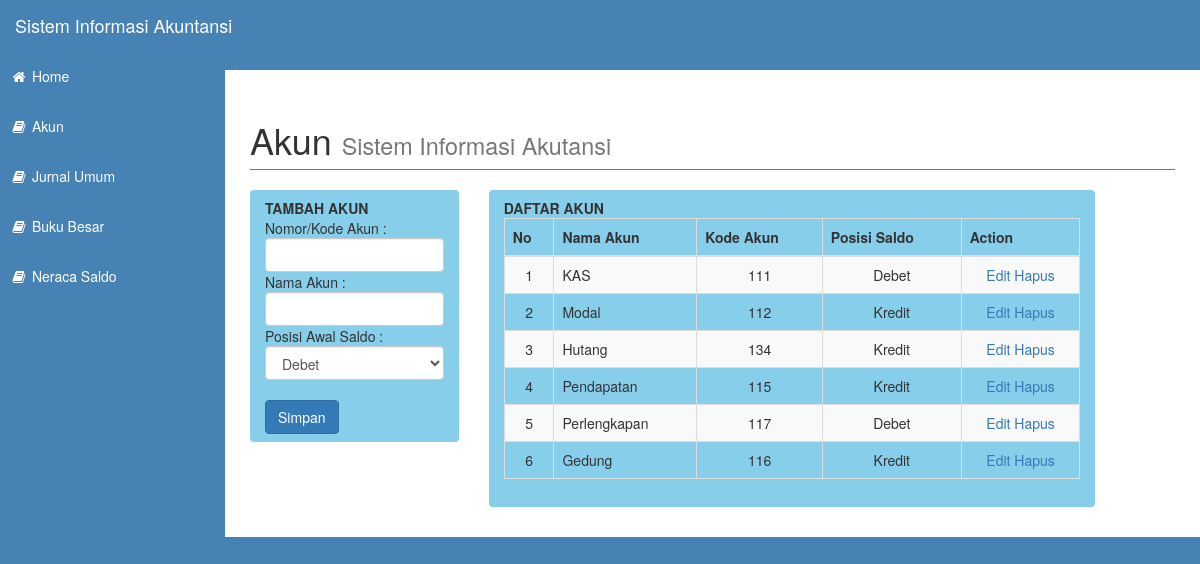
The page /akun.php on the database its author committed.
### tables this page shows
CREATE TABLE IF NOT EXISTS `tb_akun` (
  `id` int(11) NOT NULL AUTO_INCREMENT,
  `nama_akun` varchar(50) NOT NULL,
  `kategori` varchar(2) NOT NULL,
  `kode` varchar(5) NOT NULL,
  PRIMARY KEY (`id`)
);

### lib/config.php (called while the page is built, shortened)
<?php
	require_once("class/class.config.php");
	$config	=	new config();
?>

### lib/class/class.config.php (called while the page is built, shortened)
<?php
class config{
	public function koneksi(){
		return mysqli_connect("localhost","root","","sia");
	}
}
?>

### akun.php (the view, shortened to what this page needs)
<?php
    include "lib/config.php";
?>
<!DOCTYPE html>
<html lang="en">
<head>
    <link href="css/bootstrap.min.css" rel="stylesheet">
    <link href="css/sb-admin.css" rel="stylesheet">
    <link href="css/plugins/morris.css" rel="stylesheet">
    <link href="font-awesome/css/font-awesome.min.css" rel="stylesheet" type="text/css">
</head>
<body>
    <div id="wrapper">
        <nav class="navbar navbar-inverse navbar-fixed-top" role="navigation">
            <div class="navbar-header">
                <a class="navbar-brand" href="index.php">Sistem Informasi Akuntansi</a>
            </div>
            <div class="collapse navbar-collapse navbar-ex1-collapse">
                <ul class="nav navbar-nav side-nav">
                    <li>
                        <a href="index.php"><i class="fa fa-fw fa-home"></i> Home</a>
                    </li>
                    <li>
                        <a href="akun.php"><i class="fa fa-fw fa-book"></i> Akun</a>
                    </li>
                    <li>
                        <a href="jurnalumum.php"><i class="fa fa-fw fa-book"></i> Jurnal Umum</a>
                    </li>
                    <li>
                        <a href="bukubesar.php"><i class="fa fa-fw fa-book"></i> Buku Besar</a>
                    </li>
                    <li>
                        <a href="neracasaldo.php"><i class="fa fa-fw fa-book"></i> Neraca Saldo</a>
                    </li>
                </ul>
            </div>
        </nav>
        <div id="page-wrapper">
            <div class="container-fluid">
               <div class="row">
                    <div class="col-lg-12">
                        <h1 class="page-header">
                            Akun <small>Sistem Informasi Akutansi</small>
                        </h1>
                    </div>
                </div>
                <div class="row">
    <div class="col-md-3">
     <ol class="breadcrumb">
        <b>TAMBAH AKUN</b><br>
        <form method="POST" action="pro_tambah_akun.php">
        Nomor/Kode Akun :
        <input type="text" name="kode" required="required" class="form-control">
        Nama Akun :<br>
        <input type="text" name="nama_akun" required="required" class="form-control">
        Posisi Awal Saldo :<br>
        <select name="kategori" class="form-control">
            <option value="HL">Debet</option>
        </select><br>
        <input type="submit" name="simpan" value="Simpan" class="btn btn-primary">
        </form>
        </ol>
    </div>
    <div class="col-md-8">
    <ol class="breadcrumb">
                    <b>DAFTAR AKUN</b><br>
                     <div class="table-responsive">
                            <table class="table table-bordered table-hover table-striped">
                             <thead>
                        <tr>
                            <th>No</th>
                            <th>Nama Akun</th>
                            <th>Kode Akun</th>
                            <th>Posisi Saldo</th>
                            <th>Action</th>
                        </tr>
                        </thead>
                        <?php
                            $akun=mysqli_query($config->koneksi(), "SELECT * from tb_akun");
                            $no=1;
                            while($data_akun=mysqli_fetch_array($akun)){
                                switch($data_akun['kategori']){
                                    case"HL":
                                        $pos="Debet";
                                    break;
                                    case"HT":
                                        $pos="Kredit";
                                    break;
                                }
                                echo"
                                    <tr>
                                        <td align='center'>$no</td>
                                        <td>               $data_akun[nama_akun]</td>
                                        <td align='center'>$data_akun[kode]</td>
                                        <td align='center'>$pos</td>
                                        <td align='center'><a href='editakun.php?id=".$data_akun['id']."'>Edit</a>
                                        <a href='hapus_akun.php?id=".$data_akun['id']."'>Hapus</a></td>
                                    </tr>
                                ";
                            $no++;
                            }
                        ?>
                    </table>
    </ol>
</div>
            </div>
        </div>
    </div>
</body>
</html>

### css/sb-admin.css (style rules this page uses)
body { margin-top: 100px; background-color: #4682B4; }
@media (min-width:768px) { body { margin-top: 70px; } }
#wrapper { padding-left: 0; }
#page-wrapper { width: 100%; padding: 0; background-color: #fff; }
@media (min-width:768px) { #wrapper { padding-left: 225px; } }
@media (min-width:768px) { #page-wrapper { padding: 10px; } }
@media (min-width:768px) { .side-nav { position: fixed; top: 51px; left: 220px; width: 170px; margin-left: -225px; border: none; border-radius: 0; overflow-y: auto; background-color: #4682B4; bottom: 0; overflow-x: hidden; padding-bottom: 40px; } }
@media (min-width:768px) { .side-nav>li>a { width: 220px; } }

### rows shown on the page
tb_akun: nama_akun "KAS", kode "111", kategori "Debet"
tb_akun: nama_akun "Modal", kode "112", kategori "Kredit"
tb_akun: nama_akun "Hutang", kode "134", kategori "Kredit"
tb_akun: nama_akun "Pendapatan", kode "115", kategori "Kredit"
tb_akun: nama_akun "Perlengkapan", kode "117", kategori "Debet"
tb_akun: nama_akun "Gedung", kode "116", kategori "Kredit"
